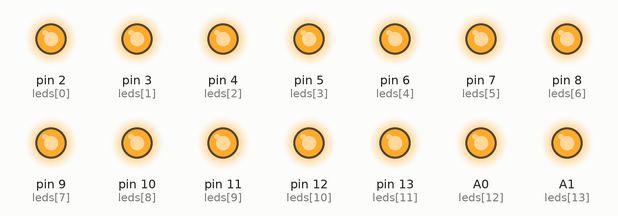
Recording of a sketch running on a simulated Arduino Uno, built with avr-gcc and run on an emulated ATmega328P. Parts: output pins drawn as LEDs (lit = HIGH).

Above: at 0.7 s.
At 2.2 s:
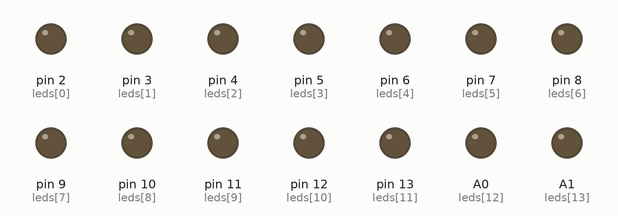
Timing chart, 0 to 3.5 s (numbered marks = the images above):
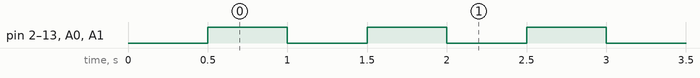

Measured:
- by itself, pin 2 (leds[0]), pin 3 (leds[1]), pin 4 (leds[2]), pin 5 (leds[3]), pin 6 (leds[4]), pin 7 (leds[5]), pin 8 (leds[6]), pin 9 (leds[7]), pin 10 (leds[8]), pin 11 (leds[9]), pin 12 (leds[10]), pin 13 (leds[11]), A0 (leds[12]), A1 (leds[13]): alternates HIGH for 0.50 s and LOW for 0.50 s

The sketch:

XProject_new.ino
```cpp
#define GetBit(S, i) (S & (1 << i))
#define bitON(S, i) (S | (1 << i))
#define bitOFF(S, i) (S &= ~(1 << i))

int c = 14;

int leds[] = {
  2,3,4,5,6,7,8,9,10,11,12,13,A0,A1};

int t = 100;
int bits = 0;

void setup() {
  for (int i = 0; i<=c-1;i++) pinMode(leds[i], OUTPUT);
  delay(500);
}

void loop() {
  //bits = 0B11111111111111;
  //turn(0,t*5);
  //turn(0B11111111111111,t*5);
  for (int i = 0; i<=c-1;i++) digitalWrite(leds[i], HIGH);
  delay(500);
  for (int i = 0; i<=c-1;i++) digitalWrite(leds[i], LOW);
  delay(500);

  //delay(1000);
  /*while (bits != 0B11111111111111) {
   int j = random(c);
   if (GetBit(bits,j)) {
   bits = bitON(bits,j);
   turn(bits,t*12);
   }
   }

   for (int k =
   int bits = 0;
   for (int i = 0; i<=c-1;i++) {
   bitON(bits,i);
   delay(t);
   }
   */
}

void turn(int data, int de) {
  for (int i=0;i<=c-1;i++)   {
    if (GetBit(data,i) == 1)
      digitalWrite(leds[i],HIGH);
    else
      digitalWrite(leds[i],LOW);
  }
  delay(de);
}
```
